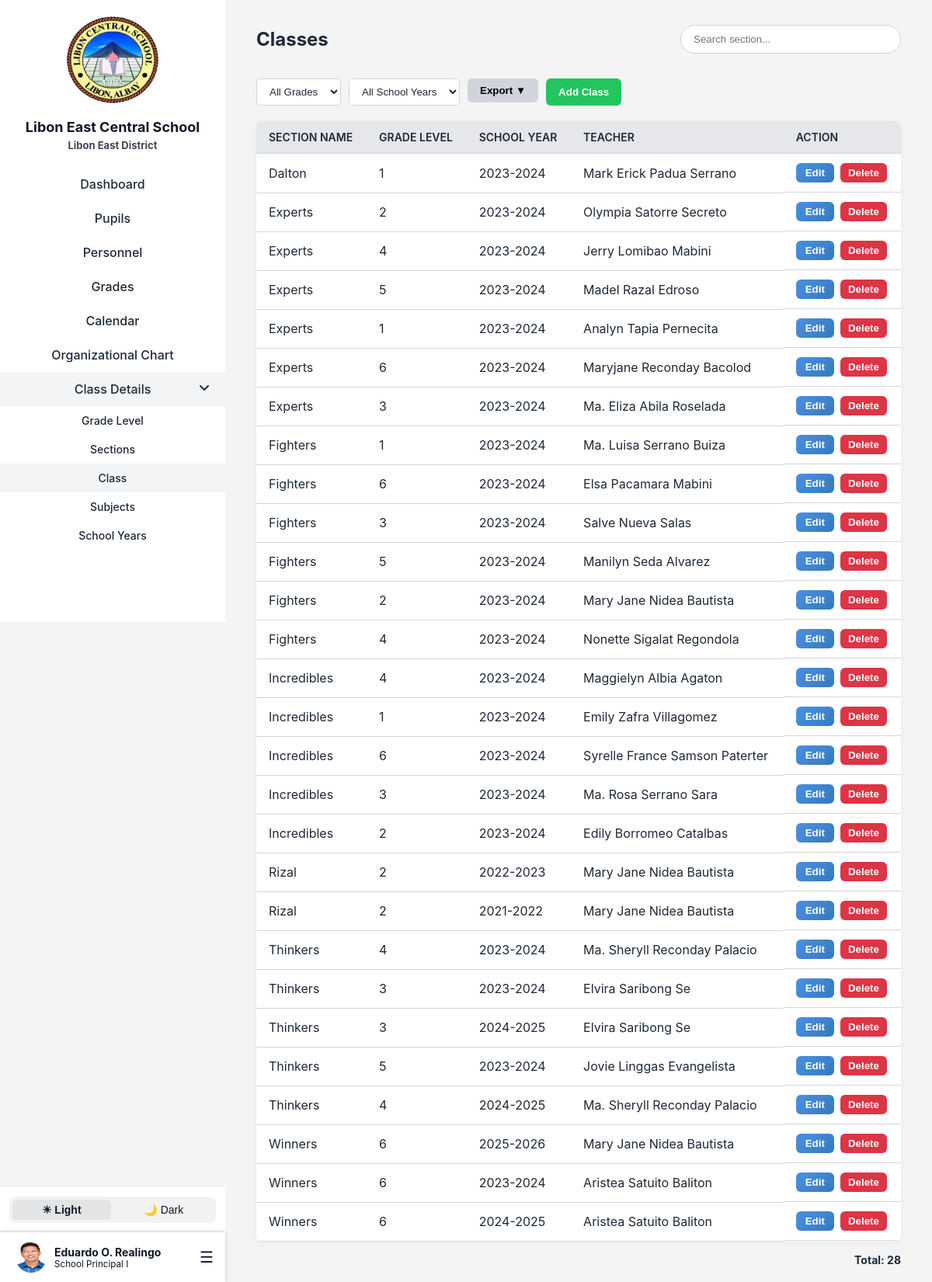
The page /Landing/Login/Page/adminSections.php (signed in) on the database its author committed.
### tables this page shows
CREATE TABLE `teachers` (
  `teacher_id` int(11) NOT NULL,
  `first_name` varchar(100) DEFAULT NULL,
  `middle_name` varchar(100) DEFAULT NULL,
  `last_name` varchar(100) DEFAULT NULL,
  `employee_no` varchar(20) DEFAULT NULL,
  `email` varchar(100) DEFAULT NULL,
  `password` varchar(255) DEFAULT NULL,
  `gender` enum('Male','Female','Other') DEFAULT NULL,
  `birthdate` date DEFAULT NULL,
  `age` int(11) DEFAULT NULL,
  `contact_no` varchar(20) DEFAULT NULL,
  `house_no_street` varchar(255) DEFAULT NULL,
  `barangay` varchar(255) DEFAULT NULL,
  `municipality` varchar(255) DEFAULT NULL,
  `province` varchar(255) DEFAULT NULL,
  `position` varchar(255) NOT NULL,
  `image` varchar(255) NOT NULL DEFAULT 'teacher.png',
  `user_type` char(1) NOT NULL DEFAULT 't' COMMENT 'a - admin\r\nt- teacher\r\nn- non-teaching',
  `user_status` char(1) NOT NULL DEFAULT 'a' COMMENT 'a - active\r\ni - inactive'
);

CREATE TABLE `sections` (
  `section_id` int(11) NOT NULL,
  `section_name` varchar(50) NOT NULL,
  `grade_level_id` int(11) NOT NULL,
  `teacher_id` int(11) DEFAULT NULL,
  `sy_id` int(11) NOT NULL
);

CREATE TABLE `section_name` (
  `section_name_id` int(11) NOT NULL,
  `section_name` varchar(255) NOT NULL
);

CREATE TABLE `grade_levels` (
  `grade_level_id` int(11) NOT NULL,
  `level_name` varchar(20) NOT NULL
);

CREATE TABLE `school_years` (
  `sy_id` int(11) NOT NULL,
  `school_year` varchar(20) DEFAULT NULL,
  `start_date` date DEFAULT NULL,
  `end_date` date DEFAULT NULL
);

### Landing/Login/Page/adminSections.php (the view, shortened to what this page needs)
<?php
include 'lecs_db.php';
?>
<!DOCTYPE html>
<html lang="en">
<head>
    <link rel="stylesheet" href="css/adminSections.css">
    <link rel="stylesheet" href="css/sidebar.css">
</head>
<body>
<div class="container">
<?php include 'sidebar.php'; ?>
<div class="main-content">
  <div class="header">
    <h1>Classes</h1>
    <form method="GET" style="margin:0;">
      <input type="text" name="search" placeholder="Search section..."
        value="<?php echo isset($_GET['search']) ? htmlspecialchars($_GET['search']) : ''; ?>">
    </form>
  </div>
<div class="header-buttons">
  <form method="GET" class="filter-form">
    <select name="grade_filter" onchange="this.form.submit()">
      <option value="">All Grades</option>
    </select>
    <select name="sy_filter" onchange="this.form.submit()">
      <option value="">All School Years</option>
    </select>
  </form>
  <div class="export-dropdown">
    <button type="button" class="export-btn" onclick="toggleDropdown()">Export ▼</button>
  </div>
  <button type="button" class="add-btn" onclick="openAddModal()">Add Class</button>
</div>
  <table>
    <thead>
      <tr>
        <th>Section Name</th>
        <th>Grade Level</th>
        <th>School Year</th>
        <th>Teacher</th>
        <th>Action</th>
      </tr>
    </thead>
    <tbody>
      <?php
      $whereParts = [];
      $where = count($whereParts) > 0 ? "WHERE " . implode(" AND ", $whereParts) : "";
      $sql = "SELECT s.*, sn.section_name, g.level_name, sy.school_year, CONCAT(t.first_name, ' ', COALESCE(t.middle_name, ''), ' ', t.last_name) AS teacher_name
              FROM sections s
              JOIN section_name sn ON s.section_name = sn.section_name
              LEFT JOIN grade_levels g ON s.grade_level_id = g.grade_level_id
              LEFT JOIN school_years sy ON s.sy_id = sy.sy_id
              LEFT JOIN teachers t ON s.teacher_id = t.teacher_id
              $where
              ORDER BY sn.section_name ASC";
      $result = $conn->query($sql);
      if ($result && $result->num_rows > 0) {
        while ($row = $result->fetch_assoc()) {
          $teacher = $row['teacher_name'] ? htmlspecialchars($row['teacher_name']) : '-';
          echo "<tr>
                  <td>" . htmlspecialchars($row['section_name']) . "</td>
                  <td>" . htmlspecialchars($row['level_name']) . "</td>
                  <td>" . htmlspecialchars($row['school_year']) . "</td>
                  <td>$teacher</td>
                  <td class='action-btns'>
                    <button class='edit-btn' onclick=\"openEditModal({$row['section_id']}, '" . htmlspecialchars($row['section_name']) . "', {$row['grade_level_id']}, {$row['sy_id']}, " . ($row['teacher_id'] ?? 'null') . ")\">Edit</button>
                    <button class='delete-btn' onclick=\"openDeleteModal({$row['section_id']}, '" . htmlspecialchars($row['section_name']) . "')\">Delete</button>
                  </td>
                </tr>";
        }
      } else {
        echo "<tr><td colspan='6'>No sections found</td></tr>";
      }
      ?>
    </tbody>
  </table>
  <div class="total-count">
      <?php
      $countQuery = "SELECT COUNT(*) as total
                    FROM sections s
                    JOIN section_name sn ON s.section_name = sn.section_name
                    LEFT JOIN grade_levels g ON s.grade_level_id = g.grade_level_id
                    LEFT JOIN school_years sy ON s.sy_id = sy.sy_id
                    LEFT JOIN teachers t ON s.teacher_id = t.teacher_id
                    $where";
      $countResult = $conn->query($countQuery);
      $countRow = $countResult->fetch_assoc();
      echo "Total: " . $countRow['total'];
      ?>
    </div>
</div>
</div>
</body>
</html>

### Landing/Login/Page/sidebar.php (shortened to what this page needs)
<?php
include 'lecs_db.php';
$current_page = basename($_SERVER['PHP_SELF']);
$classInfoPages = ['adminGradeLevel.php', 'adminSections.php', 'adminSubjects.php', 'adminSchoolYear.php', 'adminSectionName.php', 'adminOrganizationalChart'];
$isClassInfoActive = in_array($current_page, $classInfoPages);
if (!function_exists('arabic_to_roman')) {
    function arabic_to_roman($num) {
        $roman_numerals = [
            1000 => 'M', 900 => 'CM', 500 => 'D', 400 => 'CD',
            100 => 'C', 90 => 'XC', 50 => 'L', 40 => 'XL',
            10 => 'X', 9 => 'IX', 5 => 'V', 4 => 'IV', 1 => 'I'
        ];
        $roman = '';
        foreach ($roman_numerals as $value => $symbol) {
            while ($num >= $value) {
                $roman .= $symbol;
                $num -= $value;
            }
        }
        return $roman;
    }
}
if (!function_exists('format_position')) {
    function format_position($pos) {
        $is_principal = stripos($pos, 'principal') !== false;
        if (preg_match('/(.*) (\d+)$/', $pos, $matches)) {
            $base = $matches[1];
            $num = intval($matches[2]);
            $roman = arabic_to_roman($num);
            $new_pos = $base . ' ' . $roman;
        } else {
            $new_pos = $pos;
        }
        if ($is_principal) {
            $new_pos = 'School ' . $new_pos;
        }
        return $new_pos;
    }
}
$admin_id = isset($_SESSION['teacher_id']) ? intval($_SESSION['teacher_id']) : 0;
$adminData = [
    'first_name' => 'Admin',
    'middle_name' => '',
    'last_name' => 'User',
    'position' => 'Administrator',
    'image' => 'teacher.png'
];
if ($admin_id > 0 && $_SESSION['user_type'] === 'a') {
    $stmt = $conn->prepare("SELECT first_name, middle_name, last_name, position, image FROM teachers WHERE teacher_id = ?");
    $stmt->bind_param("i", $admin_id);
    $stmt->execute();
    $res = $stmt->get_result();
    if ($res && $res->num_rows > 0) {
        $adminData = $res->fetch_assoc();
    }
}
$middle_initial = !empty($adminData['middle_name']) ? substr($adminData['middle_name'], 0, 1) . '.' : '';
$full_name = trim($adminData['first_name'] . ' ' . $middle_initial . ' ' . $adminData['last_name']);
?>
<link rel="stylesheet" href="css/all.min.css">
<link rel="stylesheet" href="css/sidebar.css">
<div class="sidebar">
    <div class="sidebar-top">
        <img class="logo" src="images/lecs-logo no bg.png" alt="School Logo">
        <h2>Libon East Central School</h2>
        <small class="east">Libon East District</small>
        <div class="nav-links">
            <a href="adminDashboard.php" class="<?= ($current_page == 'adminDashboard.php') ? 'active' : '' ?>">Dashboard</a>
            <a href="adminPupils.php" class="<?= ($current_page == 'adminPupils.php' || $current_page == 'add_pupil.php' || $current_page == 'adminPupilsProfile.php') ? 'active' : '' ?>">Pupils</a>
            <a href="adminTeachers.php" class="<?= ($current_page == 'adminTeachers.php' || $current_page == 'add_teacher.php' || $current_page == 'edit_teacher.php') ? 'active' : '' ?>">Personnel</a>
            <a href="adminGrades.php" class="<?= ($current_page == 'adminGrades.php' || $current_page == 'adminViewGrades.php') ? 'active' : '' ?>">Grades</a>
            <a href="adminEventCalendar.php" class="<?= ($current_page == 'adminEventCalendar.php') ? 'active' : '' ?>">Calendar</a>
            <a href="adminOrganizationalChart.php" class="<?= ($current_page == 'adminOrganizationalChart.php') ? 'active' : '' ?>">Organizational Chart</a>
            <a href="#" id="classInfoLink" class="class-info <?= $isClassInfoActive ? 'active' : '' ?>">
                <span>Class Details</span>
                <i id="classInfoIcon" class="fa-solid <?= $isClassInfoActive ? 'fa-angle-down' : 'fa-angle-right' ?>"></i>
            </a>
            <div id="classInfoSubmenu" class="submenu <?= $isClassInfoActive ? 'show' : '' ?>">
                <a href="adminGradeLevel.php" class="<?= ($current_page == 'adminGradeLevel.php') ? 'active' : '' ?>">Grade Level</a>
                <a href="adminSectionName.php" class="<?= ($current_page == 'adminSectionName.php') ? 'active' : '' ?>">Sections</a>
                <a href="adminSections.php" class="<?= ($current_page == 'adminSections.php') ? 'active' : '' ?>">Class</a>
                <a href="adminSubjects.php" class="<?= ($current_page == 'adminSubjects.php') ? 'active' : '' ?>">Subjects</a>
                <a href="adminSchoolYear.php" class="<?= ($current_page == 'adminSchoolYear.php') ? 'active' : '' ?>">School Years</a>
            </div>
        </div>
    </div>
    <div class="sidebar-bottom">
        <div class="toggle-mode">
            <button class="toggle-btn light-mode" onclick="setMode('light')">☀ Light</button>
            <button class="toggle-btn dark-mode" onclick="setMode('dark')">🌙 Dark</button>
        </div>
        <div class="profile-menu">
            <div class="profile">
                <img src="Uploads/teachers/<?= htmlspecialchars($adminData['image']) ?>" alt="Profile Picture">
                <div class="profile-info">
                    <strong><?= htmlspecialchars($full_name) ?></strong>
                    <small><?= htmlspecialchars(format_position($adminData['position'])) ?></small>
                </div>
            </div>
            <div class="burger" role="button" aria-label="Open menu" tabindex="0">&#9776;</div>
        </div>
    </div>
</div>

### Landing/Login/Page/css/adminSections.css (style rules this page uses)
:root { --primary-color: #2563eb; --primary-hover: #1d4ed8; --success-color: #22c55e; --danger-color: #ef4444; --background-light: #f4f4f5; --background-dark: #1e293b; --sidebar-light: #ffffff; --sidebar-dark: #0f172a; --text-light: #1f2937; --text-dark: #f1f5f9; --accent: #e5e7eb; --border-color: #d1d5db; }
body { margin: 0; font-family: 'Inter', sans-serif; transition: background-color 0.3s, color 0.3s; }
:root.light { background-color: var(--background-light); color: var(--text-light); }
.container { display: flex; min-height: 100vh; }
.main-content { flex: 1; padding: 20px 40px; margin-left: 290px; transition: background-color 0.3s, color 0.3s; }
.header { display: flex; justify-content: space-between; align-items: center; margin-bottom: 20px; }
.header h1 { font-size: 24px; font-weight: 700; }
.header input[type="text"] { padding: 10px 16px; border-radius: 20px; border: 1px solid var(--border-color); outline: none; width: 250px; transition: border 0.3s, box-shadow 0.3s; }
.header-buttons { display: flex; gap: 10px; margin-bottom: 20px; }
.header-buttons button { padding: 8px 16px; border: none; border-radius: 6px; cursor: pointer; font-weight: 600; transition: background 0.3s, transform 0.1s; }
.filter-form { display: flex; gap: 10px; align-items: center; }
.filter-form select { padding: 8px 12px; border-radius: 6px; border: 1px solid var(--border-color); background: var(--sidebar-light); color: var(--text-light); font-weight: 500; cursor: pointer; transition: border 0.3s, background 0.3s; }
.export-btn { background-color: #d1d5db; }
.add-btn { background-color: var(--success-color); color: white; }
table { width: 100%; border-collapse: collapse; background-color: var(--sidebar-light); border-radius: 8px; overflow: hidden; box-shadow: 0 2px 8px rgba(0,0,0,0.05); }
th, td { padding: 12px 16px; text-align: left; border-bottom: 1px solid var(--border-color); }
th { background-color: var(--accent); font-weight: 600; font-size: 14px; text-transform: uppercase; }
.action-btns { display: flex; gap: 8px; }
.edit-btn { background: linear-gradient(135deg, #4a90e2, #357ABD); color: white; padding: 5px 12px; font-weight: 600; border: none; border-radius: 6px; }
.delete-btn { background-color: #dc3545; color: white; padding: 5px 10px; text-decoration: none; border-radius: 6px; border: none; font-weight: 600; }
.total-count { text-align: right; margin-top: 15px; font-weight: bold; font-size: 14px; }
.export-dropdown { position: relative; display: inline-block; }
.show { display: block; }

### rows shown on the page
teachers: image (picture), full_name "Eduardo O. Realingo", position "School Principal I"
sections: section_name.section_name "Dalton", grade_level.level_name "1", sy.school_year "2023-2024", teacher "Mark Erick Padua Serrano"
sections: section_name.section_name "Experts", grade_level.level_name "2", sy.school_year "2023-2024", teacher "Olympia Satorre Secreto"
sections: section_name.section_name "Experts", grade_level.level_name "4", sy.school_year "2023-2024", teacher "Jerry Lomibao Mabini"
sections: section_name.section_name "Experts", grade_level.level_name "5", sy.school_year "2023-2024", teacher "Madel Razal Edroso"
sections: section_name.section_name "Experts", grade_level.level_name "1", sy.school_year "2023-2024", teacher "Analyn Tapia Pernecita"
sections: section_name.section_name "Experts", grade_level.level_name "6", sy.school_year "2023-2024", teacher "Maryjane Reconday Bacolod"
sections: section_name.section_name "Experts", grade_level.level_name "3", sy.school_year "2023-2024", teacher "Ma. Eliza Abila Roselada"
sections: section_name.section_name "Fighters", grade_level.level_name "1", sy.school_year "2023-2024", teacher "Ma. Luisa Serrano Buiza"
sections: section_name.section_name "Fighters", grade_level.level_name "6", sy.school_year "2023-2024", teacher "Elsa Pacamara Mabini"
sections: section_name.section_name "Fighters", grade_level.level_name "3", sy.school_year "2023-2024", teacher "Salve Nueva Salas"
sections: section_name.section_name "Fighters", grade_level.level_name "5", sy.school_year "2023-2024", teacher "Manilyn Seda Alvarez"
sections: section_name.section_name "Fighters", grade_level.level_name "2", sy.school_year "2023-2024", teacher "Mary Jane Nidea Bautista"
sections: section_name.section_name "Fighters", grade_level.level_name "4", sy.school_year "2023-2024", teacher "Nonette Sigalat Regondola"
sections: section_name.section_name "Incredibles", grade_level.level_name "4", sy.school_year "2023-2024", teacher "Maggielyn Albia Agaton"
sections: section_name.section_name "Incredibles", grade_level.level_name "1", sy.school_year "2023-2024", teacher "Emily Zafra Villagomez"
sections: section_name.section_name "Incredibles", grade_level.level_name "6", sy.school_year "2023-2024", teacher "Syrelle France Samson Paterter"
sections: section_name.section_name "Incredibles", grade_level.level_name "3", sy.school_year "2023-2024", teacher "Ma. Rosa Serrano Sara"
sections: section_name.section_name "Incredibles", grade_level.level_name "2", sy.school_year "2023-2024", teacher "Edily Borromeo Catalbas"
sections: section_name.section_name "Rizal", grade_level.level_name "2", sy.school_year "2022-2023", teacher "Mary Jane Nidea Bautista"
sections: section_name.section_name "Rizal", grade_level.level_name "2", sy.school_year "2021-2022", teacher "Mary Jane Nidea Bautista"
sections: section_name.section_name "Thinkers", grade_level.level_name "4", sy.school_year "2023-2024", teacher "Ma. Sheryll Reconday Palacio"
sections: section_name.section_name "Thinkers", grade_level.level_name "3", sy.school_year "2023-2024", teacher "Elvira Saribong Se"
sections: section_name.section_name "Thinkers", grade_level.level_name "3", sy.school_year "2024-2025", teacher "Elvira Saribong Se"
sections: section_name.section_name "Thinkers", grade_level.level_name "5", sy.school_year "2023-2024", teacher "Jovie Linggas Evangelista"
sections: section_name.section_name "Thinkers", grade_level.level_name "4", sy.school_year "2024-2025", teacher "Ma. Sheryll Reconday Palacio"
sections: section_name.section_name "Winners", grade_level.level_name "6", sy.school_year "2025-2026", teacher "Mary Jane Nidea Bautista"
sections: section_name.section_name "Winners", grade_level.level_name "6", sy.school_year "2023-2024", teacher "Aristea Satuito Baliton"
sections: section_name.section_name "Winners", grade_level.level_name "6", sy.school_year "2024-2025", teacher "Aristea Satuito Baliton"

### other values the page prints
$countRow['total'] "28"
